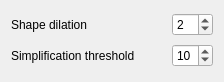
<?xml version="1.0" encoding="UTF-8"?>
<!--
/***************************************************************************
**                                                                        **
**  Maurice - a 2D deformable mapping/animation program                   **
**  Copyright (C) 2014-2016 Graphics Research Group, IIIT Delhi           **
**                                                                        **
**  This program is free software: you can redistribute it and/or modify  **
**  it under the terms of the GNU General Public License as published by  **
**  the Free Software Foundation, either version 3 of the License, or     **
**  (at your option) any later version.                                   **
**                                                                        **
**  This program is distributed in the hope that it will be useful,       **
**  but WITHOUT ANY WARRANTY; without even the implied warranty of        **
**  MERCHANTABILITY or FITNESS FOR A PARTICULAR PURPOSE.  See the         **
**  GNU General Public License for more details.                          **
**                                                                        **
**  You should have received a copy of the GNU General Public License     **
**  along with this program.  If not, see http://www.gnu.org/licenses/.   **
**                                                                        **
****************************************************************************
**           Author: Ojaswa Sharma                                        **
**           E-mail: ojaswa@iiitd.ac.in                                   **
**           Date  : 20.09.2015                                           **
****************************************************************************/
-->
<ui version="4.0">
 <class>CageDialog</class>
 <widget class="QDialog" name="CageDialog">
  <property name="geometry">
   <rect>
    <x>0</x>
    <y>0</y>
    <width>224</width>
    <height>82</height>
   </rect>
  </property>
  <property name="sizePolicy">
   <sizepolicy hsizetype="Minimum" vsizetype="Minimum">
    <horstretch>0</horstretch>
    <verstretch>0</verstretch>
   </sizepolicy>
  </property>
  <property name="windowTitle">
   <string>Modify cage</string>
  </property>
  <property name="modal">
   <bool>false</bool>
  </property>
  <layout class="QGridLayout" name="gridLayout">
   <item row="0" column="0">
    <widget class="QLabel" name="label">
     <property name="text">
      <string>Shape dilation</string>
     </property>
    </widget>
   </item>
   <item row="0" column="1">
    <widget class="QSpinBox" name="spinBoxCageDilation">
     <property name="minimum">
      <number>1</number>
     </property>
     <property name="value">
      <number>2</number>
     </property>
    </widget>
   </item>
   <item row="1" column="0">
    <widget class="QLabel" name="label_2">
     <property name="text">
      <string>Simplification threshold</string>
     </property>
    </widget>
   </item>
   <item row="1" column="1">
    <widget class="QSpinBox" name="spinBoxCageThreshold">
     <property name="sizePolicy">
      <sizepolicy hsizetype="Fixed" vsizetype="Fixed">
       <horstretch>0</horstretch>
       <verstretch>0</verstretch>
      </sizepolicy>
     </property>
     <property name="minimum">
      <number>1</number>
     </property>
     <property name="value">
      <number>10</number>
     </property>
    </widget>
   </item>
  </layout>
 </widget>
 <resources/>
 <connections/>
</ui>
